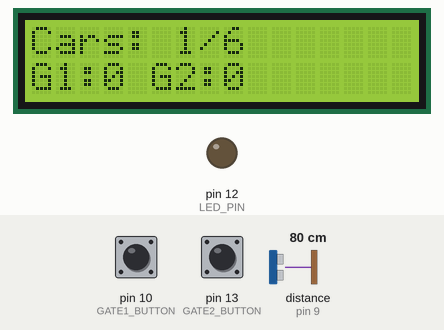
Simulated run of this sketch. Board: Arduino Uno, built with avr-gcc and run on an emulated ATmega328P. Shown: 16×2 character LCD, output pins drawn as LEDs (lit = HIGH). Wiring (inferred from the names in the program): ultrasonic range finder: trigger pin 8; echo pin 9. Inputs (shaded band) come from the test bench; at power-on: pin 10 (GATE1_BUTTON) HIGH, pin 13 (GATE2_BUTTON) HIGH, distance to the obstacle (sensor on pin 9) 80 cm. The echo pulse lasts 58.3 µs per cm; pins used as bus, display or sensor lines are not drawn; what the sketch prints to the serial monitor is not drawn.

Above: at 3.2 s.
3.3 s: pin 10 (GATE1_BUTTON) pulled LOW for 0.65 s
At 5.3 s:
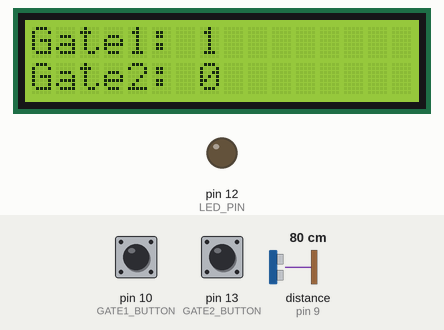
7.0 s: pin 13 (GATE2_BUTTON) pulled LOW for 0.65 s
At 9.5 s:
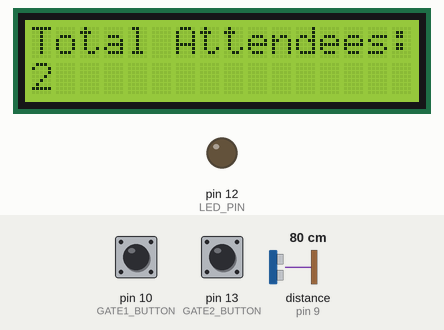
9.6 s: pin 10 (GATE1_BUTTON) pulled LOW for 3.2 s
At 11.2 s:
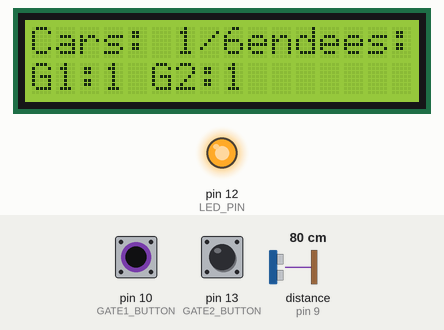
14.3 s: pin 13 (GATE2_BUTTON) pulled LOW for 1 s
At 18.0 s:
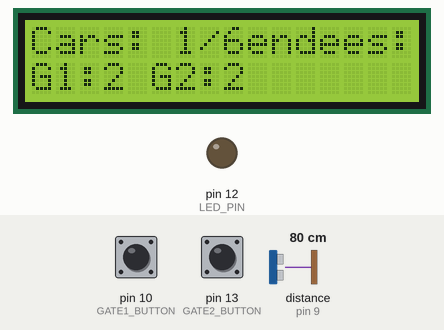
18.1 s: distance to the obstacle (sensor on pin 9) set to 299 cm
21.2 s: pin 10 (GATE1_BUTTON) driven LOW and pin 13 (GATE2_BUTTON) driven LOW
At 25.0 s:
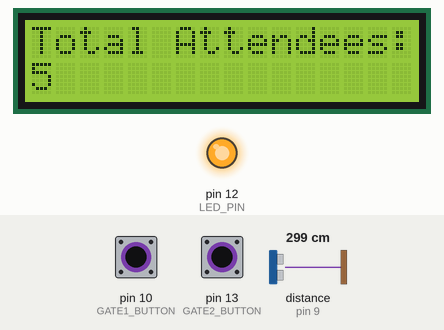
Timing chart, 0 to 25.3 s (numbered marks = the images above; inputs shaded):
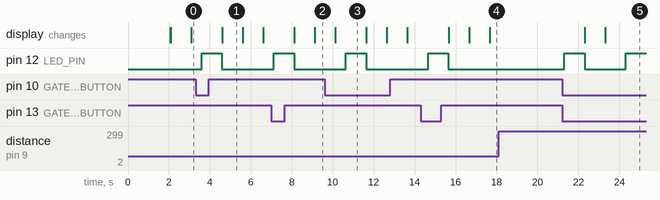

The sketch:

abcd.ino
```cpp
#include <Wire.h>
#include <LiquidCrystal.h>

// LCD pin connections
LiquidCrystal lcd(7, 6, 5, 4, 3, 2);

// Pin definitions
#define TRIG_PIN 8
#define ECHO_PIN 9
#define LED_PIN 12

// Gate monitoring buttons
#define GATE1_BUTTON 10 // Gate 1 attendee counter
#define GATE2_BUTTON 13 // Gate 2 attendee counter

// Variables
int distanceThreshold = 500;   // Threshold for car detection (in cm)
int parkingSlots = 0;          // Tracks number of cars in the parking
int maxParkingSlots = 6;      // Maximum parking slots available
bool carDetected = false;      // Tracks if a car is currently detected

int gate1Attendees = 0;        // Attendees entering through Gate 1
int gate2Attendees = 0;        // Attendees entering through Gate 2
int totalAttendees = 0;        // Total attendees from both gates

void setup() {
  // Initialize serial and LCD
  Serial.begin(9600);
  lcd.begin(16, 2);

  // Display initial message
  lcd.setCursor(0, 0);
  lcd.print("Smart Entry");
  lcd.setCursor(0, 1);
  lcd.print("System Loading...");
  delay(2000);
  lcd.clear();

  // Pin setup
  pinMode(TRIG_PIN, OUTPUT);
  pinMode(ECHO_PIN, INPUT);
  pinMode(LED_PIN, OUTPUT);
  pinMode(GATE1_BUTTON, INPUT_PULLUP);
  pinMode(GATE2_BUTTON, INPUT_PULLUP);

  digitalWrite(LED_PIN, LOW); // Turn off the LED initially
}

int getDistance() {
  digitalWrite(TRIG_PIN, LOW);
  delayMicroseconds(2);
  digitalWrite(TRIG_PIN, HIGH);
  delayMicroseconds(10);
  digitalWrite(TRIG_PIN, LOW);

  long duration = pulseIn(ECHO_PIN, HIGH);
  int distance = duration * 0.034 / 2; // Convert to cm
  return distance;
}

void loop() {
  // Car monitoring
  int distance = getDistance();
  Serial.print("Car Distance: ");
  Serial.print(distance);
  Serial.println(" cm");

  if (distance < distanceThreshold && !carDetected && parkingSlots < maxParkingSlots) {
    carDetected = true; // Detect a car
    parkingSlots++;     // Increment parking slot count

    // Display car entry
    lcd.clear();
    lcd.setCursor(0, 0);
    lcd.print("Car Entered!");
    lcd.setCursor(0, 1);
    lcd.print("Parking: ");
    lcd.print(parkingSlots);
    lcd.print("/");
    lcd.print(maxParkingSlots);
    delay(1000); // Brief delay for message display
    lcd.clear();
  } else if (distance >= distanceThreshold) {
    carDetected = false; // Reset detection when no car is present
  }

  // Gate 1 monitoring
  if (digitalRead(GATE1_BUTTON) == LOW) {
    gate1Attendees++;
    totalAttendees++;
    activateTicketConfirmation();
    displayGateInfo();
  }

  // Gate 2 monitoring
  if (digitalRead(GATE2_BUTTON) == LOW) {
    gate2Attendees++;
    totalAttendees++;
    activateTicketConfirmation();
    displayGateInfo();
  }

  // Display real-time parking info and total attendees
  lcd.setCursor(0, 0);
  lcd.print("Cars: ");
  lcd.print(parkingSlots);
  lcd.print("/");
  lcd.print(maxParkingSlots);

  lcd.setCursor(0, 1);
  lcd.print("G1:");
  lcd.print(gate1Attendees);
  lcd.print(" G2:");
  lcd.print(gate2Attendees);

  delay(500); // Small delay for stable display refresh
}

// Simulates ticket confirmation by activating the LED for 1 second
void activateTicketConfirmation() {
  digitalWrite(LED_PIN, HIGH); // Turn on LED for ticket confirmation
  delay(1000);
  digitalWrite(LED_PIN, LOW);  // Turn off LED after confirmation
}

// Displays the gate attendee information on the LCD
void displayGateInfo() {
  lcd.clear();
  lcd.setCursor(0, 0);
  lcd.print("Gate1: ");
  Serial.print("gate 1: ");
  Serial.print(gate1Attendees);
   Serial.print("gate 2: ");
  Serial.print(gate2Attendees);
  lcd.print(gate1Attendees);
  lcd.setCursor(0, 1);
  lcd.print("Gate2: ");
  lcd.print(gate2Attendees);

  delay(1000); // Display for 1 second

  // Show total attendees after gate info
  lcd.clear();
  lcd.setCursor(0, 0);
  lcd.print("Total Attendees:");
  lcd.setCursor(0, 1);
  lcd.print(totalAttendees);

  Serial.print(totalAttendees);
  delay(1000); // Display for 1 second
}
```

Measured:
- after the input at 3.3 s, pin 12 (LED_PIN): LOW → HIGH after 0.29 s, → LOW 1.0 s later; the display: changes after 1.3 s (image 1)
- after the input at 7.0 s, pin 12 (LED_PIN): LOW → HIGH after 0.11 s, → LOW 1.0 s later; the display: first changes after 1.1 s (image 2 shows a later state)
- after the input at 9.6 s, pin 12 (LED_PIN): LOW → HIGH after 1.0 s, → LOW 1.0 s later
- after the input at 14.3 s, pin 12 (LED_PIN): LOW → HIGH after 0.35 s, → LOW 1.0 s later; the display: first changes after 1.4 s (image 4 shows a later state)
- after the input at 18.1 s, every drawn part: stays the same
- after the input at 21.2 s, pin 12 (LED_PIN): LOW → HIGH after 0.11 s, → LOW 1.0 s later, → HIGH 2.0 s later; the display: first changes after 1.1 s (image 5 shows a later state)
- what the display in image 1 shows lasts 1.0 s, from 4.6 s to 5.6 s
- what the display in image 3 shows lasts 1.5 s, from 10.1 s to 11.6 s
